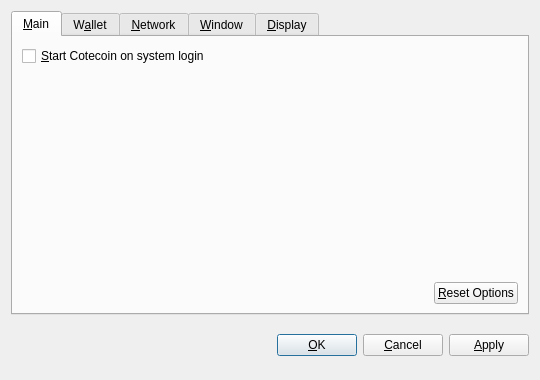
<?xml version="1.0" encoding="UTF-8"?>
<ui version="4.0">
 <class>OptionsDialog</class>
 <widget class="QDialog" name="OptionsDialog">
  <property name="geometry">
   <rect>
    <x>0</x>
    <y>0</y>
    <width>540</width>
    <height>380</height>
   </rect>
  </property>
  <property name="windowTitle">
   <string>Options</string>
  </property>
  <property name="modal">
   <bool>true</bool>
  </property>
  <layout class="QVBoxLayout" name="verticalLayout">
   <item>
    <widget class="QTabWidget" name="tabWidget">
     <property name="tabPosition">
      <enum>QTabWidget::North</enum>
     </property>
     <property name="currentIndex">
      <number>0</number>
     </property>
     <widget class="QWidget" name="tabMain">
      <attribute name="title">
       <string>&amp;Main</string>
      </attribute>
      <layout class="QVBoxLayout" name="verticalLayout_Main">
       <item>
        <widget class="QCheckBox" name="bitcoinAtStartup">
         <property name="toolTip">
          <string>Automatically start Cotecoin after logging in to the system.</string>
         </property>
         <property name="text">
          <string>&amp;Start Cotecoin on system login</string>
         </property>
        </widget>
       </item>
       <item>
        <spacer name="verticalSpacer_Main">
         <property name="orientation">
          <enum>Qt::Vertical</enum>
         </property>
         <property name="sizeHint" stdset="0">
          <size>
           <width>20</width>
           <height>40</height>
          </size>
         </property>
        </spacer>
       </item>
       <item>
        <layout class="QHBoxLayout" name="horizontalLayout_2_Main">
         <item>
          <spacer name="horizontalSpacer_2_Main">
           <property name="orientation">
            <enum>Qt::Horizontal</enum>
           </property>
           <property name="sizeHint" stdset="0">
            <size>
             <width>40</width>
             <height>20</height>
            </size>
           </property>
          </spacer>
         </item>
         <item>
          <widget class="QPushButton" name="resetButton">
           <property name="toolTip">
            <string>Reset all client options to default.</string>
           </property>
           <property name="text">
            <string>&amp;Reset Options</string>
           </property>
           <property name="autoDefault">
            <bool>false</bool>
           </property>
          </widget>
         </item>
        </layout>
       </item>
      </layout>
     </widget>
     <widget class="QWidget" name="tabWallet">
      <attribute name="title">
       <string>W&amp;allet</string>
      </attribute>
      <layout class="QVBoxLayout" name="verticalLayout_Network">
       <item>
        <widget class="QLabel" name="transactionFeeInfoLabel">
         <property name="text">
          <string>Optional transaction fee per kB that helps make sure your transactions are processed quickly. Most transactions are 1 kB.</string>
         </property>
         <property name="textFormat">
          <enum>Qt::PlainText</enum>
         </property>
         <property name="wordWrap">
          <bool>true</bool>
         </property>
        </widget>
       </item>
       <item>
        <layout class="QHBoxLayout" name="horizontalLayout_1_Main">
         <item>
          <widget class="QLabel" name="transactionFeeLabel">
           <property name="text">
            <string>Pay transaction &amp;fee</string>
           </property>
           <property name="textFormat">
            <enum>Qt::PlainText</enum>
           </property>
           <property name="buddy">
            <cstring>transactionFee</cstring>
           </property>
          </widget>
         </item>
         <item>
          <widget class="BitcoinAmountField" name="transactionFee"/>
         </item>
         <item>
          <spacer name="horizontalSpacer_1_Main">
           <property name="orientation">
            <enum>Qt::Horizontal</enum>
           </property>
           <property name="sizeHint" stdset="0">
            <size>
             <width>40</width>
             <height>20</height>
            </size>
           </property>
          </spacer>
         </item>
        </layout>
       </item>
       <item>
        <widget class="QLabel" name="label">
         <property name="text">
          <string>If you disable the spending of unconfirmed change, the change from a transaction cannot be used until that transaction has at least one confirmation. This also affects how your balance is computed.</string>
         </property>
         <property name="wordWrap">
          <bool>true</bool>
         </property>
        </widget>
       </item>
       <item>
        <widget class="QCheckBox" name="spendZeroConfChange">
         <property name="text">
          <string>Spend unconfirmed change  (experts only)</string>
         </property>
        </widget>
       </item>
       <item>
        <spacer name="verticalSpacer">
         <property name="orientation">
          <enum>Qt::Vertical</enum>
         </property>
         <property name="sizeHint" stdset="0">
          <size>
           <width>20</width>
           <height>40</height>
          </size>
         </property>
        </spacer>
       </item>
      </layout>
     </widget>
     <widget class="QWidget" name="tabNetwork">
      <attribute name="title">
       <string>&amp;Network</string>
      </attribute>
      <layout class="QVBoxLayout" name="verticalLayout_Network">
       <item>
        <widget class="QCheckBox" name="mapPortUpnp">
         <property name="toolTip">
          <string>Automatically open the Cotecoin client port on the router. This only works when your router supports UPnP and it is enabled.</string>
         </property>
         <property name="text">
          <string>Map port using &amp;UPnP</string>
         </property>
        </widget>
       </item>
       <item>
        <widget class="QCheckBox" name="connectSocks">
         <property name="toolTip">
          <string>Connect to the Cotecoin network through a SOCKS proxy (e.g. when connecting through Tor).</string>
         </property>
         <property name="text">
          <string>&amp;Connect through SOCKS proxy:</string>
         </property>
        </widget>
       </item>
       <item>
        <layout class="QHBoxLayout" name="horizontalLayout_Network">
         <item>
          <widget class="QLabel" name="proxyIpLabel">
           <property name="text">
            <string>Proxy &amp;IP:</string>
           </property>
           <property name="textFormat">
            <enum>Qt::PlainText</enum>
           </property>
           <property name="buddy">
            <cstring>proxyIp</cstring>
           </property>
          </widget>
         </item>
         <item>
          <widget class="QValidatedLineEdit" name="proxyIp">
           <property name="maximumSize">
            <size>
             <width>140</width>
             <height>16777215</height>
            </size>
           </property>
           <property name="toolTip">
            <string>IP address of the proxy (e.g. 127.0.0.1)</string>
           </property>
          </widget>
         </item>
         <item>
          <widget class="QLabel" name="proxyPortLabel">
           <property name="text">
            <string>&amp;Port:</string>
           </property>
           <property name="textFormat">
            <enum>Qt::PlainText</enum>
           </property>
           <property name="buddy">
            <cstring>proxyPort</cstring>
           </property>
          </widget>
         </item>
         <item>
          <widget class="QLineEdit" name="proxyPort">
           <property name="maximumSize">
            <size>
             <width>55</width>
             <height>16777215</height>
            </size>
           </property>
           <property name="toolTip">
            <string>Port of the proxy (e.g. 9050)</string>
           </property>
          </widget>
         </item>
         <item>
          <widget class="QLabel" name="socksVersionLabel">
           <property name="text">
            <string>SOCKS &amp;Version:</string>
           </property>
           <property name="textFormat">
            <enum>Qt::PlainText</enum>
           </property>
           <property name="buddy">
            <cstring>socksVersion</cstring>
           </property>
          </widget>
         </item>
         <item>
          <widget class="QValueComboBox" name="socksVersion">
           <property name="toolTip">
            <string>SOCKS version of the proxy (e.g. 5)</string>
           </property>
          </widget>
         </item>
         <item>
          <spacer name="horizontalSpacer_Network">
           <property name="orientation">
            <enum>Qt::Horizontal</enum>
           </property>
           <property name="sizeHint" stdset="0">
            <size>
             <width>40</width>
             <height>20</height>
            </size>
           </property>
          </spacer>
         </item>
        </layout>
       </item>
       <item>
        <spacer name="verticalSpacer_Network">
         <property name="orientation">
          <enum>Qt::Vertical</enum>
         </property>
         <property name="sizeHint" stdset="0">
          <size>
           <width>20</width>
           <height>40</height>
          </size>
         </property>
        </spacer>
       </item>
      </layout>
     </widget>
     <widget class="QWidget" name="tabWindow">
      <attribute name="title">
       <string>&amp;Window</string>
      </attribute>
      <layout class="QVBoxLayout" name="verticalLayout_Window">
       <item>
        <widget class="QCheckBox" name="minimizeToTray">
         <property name="toolTip">
          <string>Show only a tray icon after minimizing the window.</string>
         </property>
         <property name="text">
          <string>&amp;Minimize to the tray instead of the taskbar</string>
         </property>
        </widget>
       </item>
       <item>
        <widget class="QCheckBox" name="minimizeOnClose">
         <property name="toolTip">
          <string>Minimize instead of exit the application when the window is closed. When this option is enabled, the application will be closed only after selecting Quit in the menu.</string>
         </property>
         <property name="text">
          <string>M&amp;inimize on close</string>
         </property>
        </widget>
       </item>
       <item>
        <spacer name="verticalSpacer_Window">
         <property name="orientation">
          <enum>Qt::Vertical</enum>
         </property>
         <property name="sizeHint" stdset="0">
          <size>
           <width>20</width>
           <height>40</height>
          </size>
         </property>
        </spacer>
       </item>
      </layout>
     </widget>
     <widget class="QWidget" name="tabDisplay">
      <attribute name="title">
       <string>&amp;Display</string>
      </attribute>
      <layout class="QVBoxLayout" name="verticalLayout_Display">
       <item>
        <layout class="QHBoxLayout" name="horizontalLayout_1_Display">
         <item>
          <widget class="QLabel" name="langLabel">
           <property name="text">
            <string>User Interface &amp;language:</string>
           </property>
           <property name="textFormat">
            <enum>Qt::PlainText</enum>
           </property>
           <property name="buddy">
            <cstring>lang</cstring>
           </property>
          </widget>
         </item>
         <item>
          <widget class="QValueComboBox" name="lang">
           <property name="toolTip">
            <string>The user interface language can be set here. This setting will take effect after restarting Cotecoin.</string>
           </property>
          </widget>
         </item>
        </layout>
       </item>
       <item>
        <layout class="QHBoxLayout" name="horizontalLayout_2_Display">
         <item>
          <widget class="QLabel" name="unitLabel">
           <property name="text">
            <string>&amp;Unit to show amounts in:</string>
           </property>
           <property name="textFormat">
            <enum>Qt::PlainText</enum>
           </property>
           <property name="buddy">
            <cstring>unit</cstring>
           </property>
          </widget>
         </item>
         <item>
          <widget class="QValueComboBox" name="unit">
           <property name="toolTip">
            <string>Choose the default subdivision unit to show in the interface and when sending coins.</string>
           </property>
          </widget>
         </item>
        </layout>
       </item>
       <item>
        <widget class="QCheckBox" name="displayAddresses">
         <property name="toolTip">
          <string>Whether to show Cotecoin addresses in the transaction list or not.</string>
         </property>
         <property name="text">
          <string>&amp;Display addresses in transaction list</string>
         </property>
        </widget>
       </item>
       <item>
        <widget class="QCheckBox" name="coinControlFeatures">
         <property name="toolTip">
          <string>Whether to show coin control features or not.</string>
         </property>
         <property name="text">
          <string>Display coin &amp;control features (experts only!)</string>
         </property>
        </widget>
       </item>
       <item>
        <spacer name="verticalSpacer_Display">
         <property name="orientation">
          <enum>Qt::Vertical</enum>
         </property>
         <property name="sizeHint" stdset="0">
          <size>
           <width>20</width>
           <height>40</height>
          </size>
         </property>
        </spacer>
       </item>
      </layout>
     </widget>
    </widget>
   </item>
   <item>
    <layout class="QHBoxLayout" name="horizontalLayout_Buttons">
     <item>
      <spacer name="horizontalSpacer_1">
       <property name="orientation">
        <enum>Qt::Horizontal</enum>
       </property>
       <property name="sizeHint" stdset="0">
        <size>
         <width>40</width>
         <height>48</height>
        </size>
       </property>
      </spacer>
     </item>
     <item>
      <widget class="QLabel" name="statusLabel">
       <property name="font">
        <font>
         <weight>75</weight>
         <bold>true</bold>
        </font>
       </property>
       <property name="text">
        <string/>
       </property>
       <property name="textFormat">
        <enum>Qt::PlainText</enum>
       </property>
       <property name="wordWrap">
        <bool>true</bool>
       </property>
      </widget>
     </item>
     <item>
      <spacer name="horizontalSpacer_2">
       <property name="orientation">
        <enum>Qt::Horizontal</enum>
       </property>
       <property name="sizeHint" stdset="0">
        <size>
         <width>40</width>
         <height>48</height>
        </size>
       </property>
      </spacer>
     </item>
     <item>
      <widget class="QPushButton" name="okButton">
       <property name="text">
        <string>&amp;OK</string>
       </property>
      </widget>
     </item>
     <item>
      <widget class="QPushButton" name="cancelButton">
       <property name="text">
        <string>&amp;Cancel</string>
       </property>
       <property name="autoDefault">
        <bool>false</bool>
       </property>
      </widget>
     </item>
     <item>
      <widget class="QPushButton" name="applyButton">
       <property name="text">
        <string>&amp;Apply</string>
       </property>
       <property name="autoDefault">
        <bool>false</bool>
       </property>
      </widget>
     </item>
    </layout>
   </item>
  </layout>
 </widget>
 <customwidgets>
  <customwidget>
   <class>BitcoinAmountField</class>
   <extends>QSpinBox</extends>
   <header>bitcoinamountfield.h</header>
  </customwidget>
  <customwidget>
   <class>QValueComboBox</class>
   <extends>QComboBox</extends>
   <header>qvaluecombobox.h</header>
  </customwidget>
  <customwidget>
   <class>QValidatedLineEdit</class>
   <extends>QLineEdit</extends>
   <header>qvalidatedlineedit.h</header>
  </customwidget>
 </customwidgets>
 <resources/>
 <connections/>
</ui>
